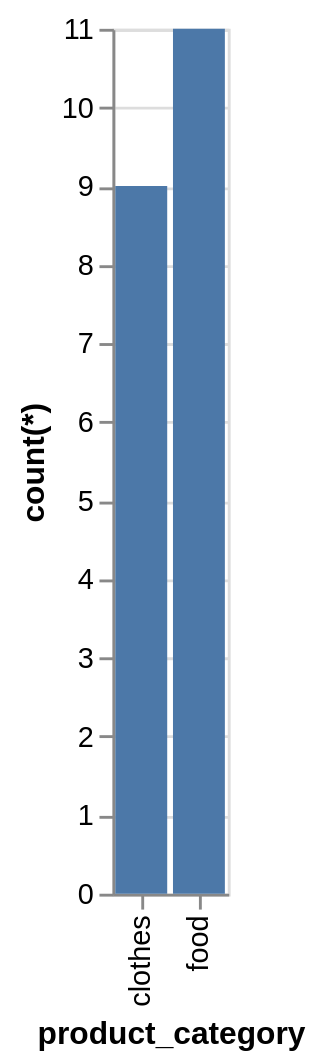

Write a Vega-Lite specification for this figure.
### Vega-Lite specification from a JSON file in a GitHub repository (floating-point values rounded to 4 significant figures)
{"data": {"values": [{"x_data": "clothes", "y_data": 9}, {"x_data": "food", "y_data": 11}]}, "mark": "bar", "encoding": {"x": {"field": "x_data", "type": "nominal", "title": "product_category", "sort": "ascending"}, "y": {"field": "y_data", "type": "quantitative", "title": "count(*)"}}}
